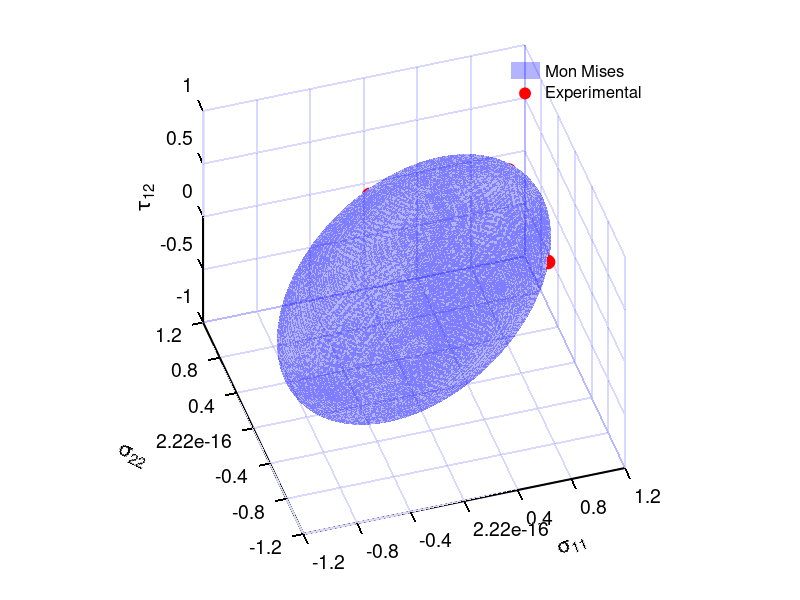
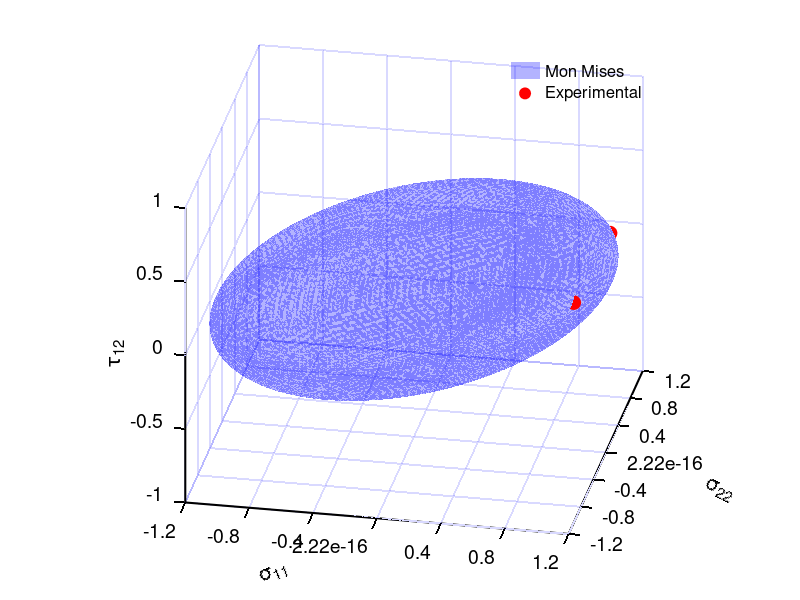
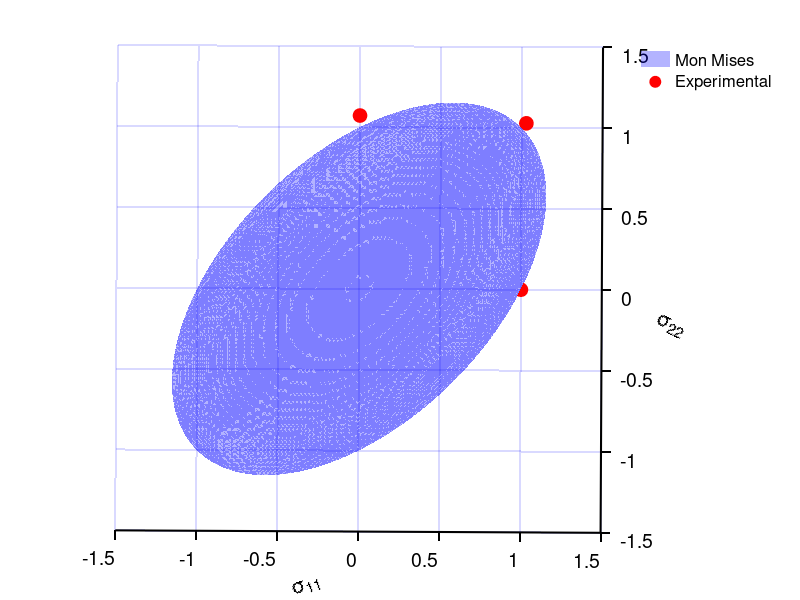

MATLAB code to generate these figures, in order:
clc
close all
clear
% Constants for the Hill 1948 plasticity model
% Sig00 = 1; % Yield stress in uniaxial tension along the rolling direction
% Sig90 = .9; % Yield stress in uniaxial tension along the transverse direction
% Sigb = 1.2; % Yield stress in uniaxial tension along the normal direction

Sig00 = 335.4;
Sig15 = 335.1;
Sig30 = 338.1;
Sig45 = 343.2;
Sig65 = 349.1;
Sig75 = 356.1;
Sig90 = 359.4;
Sigb = 345;
% Tau = 340;
% Tau = Tau/Sig00;
Tau = 1/sqrt(3);


Sig45 =Sig45/Sig00;
Sig90 =Sig90/Sig00;
Sigb =Sigb/Sig00;
Sig00 = 1;
% Calculate F1, G1, and H1 coefficients
F1 = (Sig00/Sig90)^2 - 1 + (Sig00/Sigb)^2;
% F1 = 1;
G1 = 1 - (Sig00/Sig90)^2 + (Sig00/Sigb)^2;
% G1 = 1;
H1 = 1 + (Sig00/Sig90)^2 - (Sig00/Sigb)^2;
% H1 = 1;
% N1 =  (4*(Sig00)^2)/(Sig45)^2 - ((Sig00)^2)/((Sigb)^2);
N1 = (4*(Sig00)^2)/(Sig45)^2 - ((Sig00)^2 - 1/sqrt(3)*Tau^2)/((Sigb)^2);
% N1 = (4*(Sig00)^2)/(Sig45)^2 - ((Sig00)^2 + Tau^2)/((Sigb)^2);
% N1 = 3;
% N1 = 0;
% Range of stress components
sigma1_range = linspace(-1.2, 1.2, 100);
sigma2_range = linspace(-1.2, 1.2, 100);
tau12_range = linspace(-1, 1, 100);

xlim([-1.2 1.2])
xticks(-1.2:0.4:1.2)
ylim([-1.2 1.2])
yticks(-1.2:0.4:1.2)
zlim([-1 1])
zticks(-1:0.5:1)

% Create a meshgrid for stress components
[sigma1, sigma2, tau12] = meshgrid(sigma1_range, sigma2_range, tau12_range);

% Calculate the Hill48 yield function value for plane stress conditions (sigma3 = 0)
hill48 = (G1  * (sigma1.^2) + F1  * (sigma2.^2) +  H1 * (sigma1 - sigma2).^2)/2 + N1*(tau12.^2);

% Calculate the von Mises yield criterion value for plane stress conditions (sigma3 = 0)
vonMises = sqrt(.5*((sigma1 - sigma2).^2 + sigma2.^2 + sigma1.^2) + 3 * tau12.^2);

% Create a 3D surface plot
% figure('defaultAxesColorOrder',[0 0 0; 0 0 1; 0 0 1; 0 0 1;])
% figure
isosurface_threshold = 1;
h2 = patch(isosurface(sigma1, sigma2, tau12, vonMises, isosurface_threshold));
set(h2, 'FaceColor', 'b', 'EdgeColor', 'none', 'FaceAlpha', 0.3);

% h1 = patch(isosurface(sigma1, sigma2, tau12, hill48, isosurface_threshold));
% set(h1, 'FaceColor', 'b', 'EdgeColor', 'none', 'FaceAlpha', 0.3);
% hold on;


% xlabel('Stress Component 1 (\sigma_{11})');
xlabel('\sigma_{11}','Rotation',20);
ylabel('\sigma_{22}','Rotation',-25);
zlabel('\tau_{12}');
% title('3D Surface Plot of Hill48 Plasticity Model and von Mises Yield Criterion under Plane Stress Conditions');
axis equal;
grid on;
view(3);
view(gca,[-17.3126110111832 41.1484221007721]);

% Experimental results from the pure shear test
SH_sigma1 = 0; % Replace with your experimental value
SH_sigma2 = 0; % Replace with your experimental value
SH_tau12 = Tau; % Replace with your experimental value
% Experimental results from the 0° tension
T0_sigma1 = Sig00; 
T0_sigma2 = 0; 
T0_tau12 = 0; 
% Experimental results from the 90°
T90_sigma1 = 0; 
T90_sigma2 = Sig90; 
T90_tau12 = 0;
% Experimental results from the Biaxial
Tb_sigma1 = Sigb; 
Tb_sigma2 = Sigb; 
Tb_tau12 = 0;
% Plot the experimental point on the 3D surface
hold on;
% plot3(SH_sigma1, SH_sigma2, SH_tau12, 'ro', 'MarkerSize', 10, 'MarkerFaceColor', 'r');
plot3(T0_sigma1, T0_sigma2, T0_tau12, 'ro', 'MarkerSize', 10, 'MarkerFaceColor', 'r');
plot3(T90_sigma1, T90_sigma2, T90_tau12, 'ro', 'MarkerSize', 10, 'MarkerFaceColor', 'r');
plot3(Tb_sigma1, Tb_sigma2, Tb_tau12, 'ro', 'MarkerSize', 10, 'MarkerFaceColor', 'r');

set(gca,'xcolor','k','ycolor','k','zcolor','k','linewidth',1.5,'FontSize',14,'GridColor',...
    [0 0 1])
% legend('Hill48 Yield Surface', 'von Mises Yield Surface', 'Experimental Result');
l = legend({'Mon Mises','Experimental'}...
    ,'FontSize',12,'location','northeast');
% hold off;
legend boxoff
% grid off
print(gcf,'-dtiffn','Mises_3D_full')
view(gca,[10.945382295558 25.1705137306616]);
print(gcf,'-dtiffn','Mises_3D_full_2')
view(gca,[0.289609607886099 90]);
xlim([-1.5 1.5])
xticks(-1.5:0.5:1.5)
ylim([-1.5 1.5])
yticks(-1.5:0.5:1.5)
l = legend({'Mon Mises','Experimental'}...
    ,'FontSize',12,'location','northeastoutside');
% hold off;
print(gcf,'-dtiffn','Mises_2D_full')